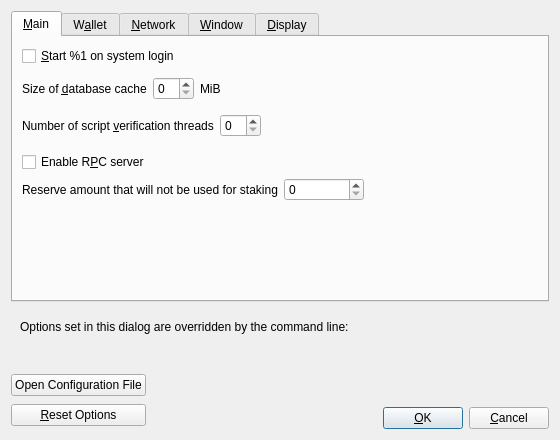
<?xml version="1.0" encoding="UTF-8"?>
<ui version="4.0">
 <class>OptionsDialog</class>
 <widget class="QDialog" name="OptionsDialog">
  <property name="geometry">
   <rect>
    <x>0</x>
    <y>0</y>
    <width>560</width>
    <height>440</height>
   </rect>
  </property>
  <property name="windowTitle">
   <string>Options</string>
  </property>
  <property name="modal">
   <bool>true</bool>
  </property>
  <layout class="QVBoxLayout" name="verticalLayout">
   <item>
    <widget class="QTabWidget" name="tabWidget">
     <property name="currentIndex">
      <number>0</number>
     </property>
     <widget class="QWidget" name="tabMain">
      <attribute name="title">
       <string>&amp;Main</string>
      </attribute>
      <layout class="QVBoxLayout" name="verticalLayout_Main">
       <item>
        <widget class="QCheckBox" name="bitcoinAtStartup">
         <property name="toolTip">
          <string>Automatically start %1 after logging in to the system.</string>
         </property>
         <property name="text">
          <string>&amp;Start %1 on system login</string>
         </property>
        </widget>
       </item>
       <item>
        <spacer name="horizontalSpacer_0_Main">
         <property name="orientation">
          <enum>Qt::Horizontal</enum>
         </property>
         <property name="sizeHint" stdset="0">
          <size>
           <width>40</width>
           <height>5</height>
          </size>
         </property>
        </spacer>
       </item>
       <item>
        <layout class="QHBoxLayout" name="horizontalLayout_2_Main">
         <item>
          <widget class="QLabel" name="databaseCacheLabel">
           <property name="toolTip">
            <string extracomment="Tooltip text for Options window setting that sets the size of the database cache. Explains the corresponding effects of increasing/decreasing this value.">Maximum database cache size. A larger cache can contribute to faster sync, after which the benefit is less pronounced for most use cases. Lowering the cache size will reduce memory usage. Unused mempool memory is shared for this cache.</string>
           </property>
           <property name="text">
            <string>Size of &amp;database cache</string>
           </property>
           <property name="textFormat">
            <enum>Qt::PlainText</enum>
           </property>
           <property name="buddy">
            <cstring>databaseCache</cstring>
           </property>
          </widget>
         </item>
         <item>
          <widget class="QSpinBox" name="databaseCache"/>
         </item>
         <item>
          <widget class="QLabel" name="databaseCacheUnitLabel">
           <property name="text">
            <string>MiB</string>
           </property>
           <property name="textFormat">
            <enum>Qt::PlainText</enum>
           </property>
          </widget>
         </item>
         <item>
          <spacer name="horizontalSpacer_2_Main">
           <property name="orientation">
            <enum>Qt::Horizontal</enum>
           </property>
           <property name="sizeHint" stdset="0">
            <size>
             <width>40</width>
             <height>20</height>
            </size>
           </property>
          </spacer>
         </item>
        </layout>
       </item>
       <item>
        <layout class="QHBoxLayout" name="horizontalLayout_Main_VerifyLabel">
         <item>
          <widget class="QLabel" name="threadsScriptVerifLabel">
           <property name="toolTip">
            <string extracomment="Tooltip text for Options window setting that sets the number of script verification threads. Explains that negative values mean to leave these many cores free to the system.">Set the number of script verification threads. Negative values correspond to the number of cores you want to leave free to the system.</string>
           </property>
           <property name="text">
            <string>Number of script &amp;verification threads</string>
           </property>
           <property name="textFormat">
            <enum>Qt::PlainText</enum>
           </property>
           <property name="buddy">
            <cstring>threadsScriptVerif</cstring>
           </property>
          </widget>
         </item>
         <item>
          <widget class="QSpinBox" name="threadsScriptVerif">
           <property name="toolTip">
            <string>(0 = auto, &lt;0 = leave that many cores free)</string>
           </property>
          </widget>
         </item>
         <item>
          <spacer name="horizontalSpacer_Main_Threads">
           <property name="orientation">
            <enum>Qt::Horizontal</enum>
           </property>
           <property name="sizeHint" stdset="0">
            <size>
             <width>40</width>
             <height>40</height>
            </size>
           </property>
          </spacer>
         </item>
        </layout>
       </item>
       <item>
       <widget class="QCheckBox" name="enableServer">
         <property name="toolTip">
          <string extracomment="Tooltip text for Options window setting that enables the RPC server.">This allows you or a third party tool to communicate with the node through command-line and JSON-RPC commands.</string>
         </property>
         <property name="text">
          <string extracomment="An Options window setting to enable the RPC server.">Enable R&amp;PC server</string>
         </property>
        </widget>
       </item>
       <item>
        <layout class="QHBoxLayout" name="horizontalLayout_Main_ReserveBalanceLabel">
         <item>
          <widget class="QLabel" name="reserveBalanceLabel">
           <property name="text">
            <string>Reserve amount that will not be used for staking</string>
           </property>
           <property name="textFormat">
            <enum>Qt::PlainText</enum>
           </property>
           <property name="buddy">
            <cstring>reserveBalance</cstring>
           </property>
          </widget>
         </item>
         <item>
          <widget class="BitcoinAmountField" name="reserveBalance">
           <property name="sizePolicy">
             <sizepolicy hsizetype="Fixed" vsizetype="Fixed">
             <horstretch>0</horstretch>
             <verstretch>0</verstretch>
             </sizepolicy>
           </property>
           <property name="minimumSize">
             <size>
             <width>80</width>
             <height>0</height>
             </size>
           </property>
           <property name="maximumSize">
             <size>
             <width>1000</width>
             <height>100</height>
             </size>
           </property>
           <property name="toolTip">
            <string>Reserve amount that will not be used for staking</string>
           </property>
          </widget>
         </item>
         <item>
          <spacer name="horizontalSpacer_Main_ReserveBalance">
           <property name="orientation">
            <enum>Qt::Horizontal</enum>
           </property>
           <property name="sizeHint" stdset="0">
            <size>
             <width>40</width>
             <height>20</height>
            </size>
           </property>
          </spacer>
         </item>
        </layout>
       </item>
       <item>
        <spacer name="verticalSpacer_Main">
         <property name="orientation">
          <enum>Qt::Vertical</enum>
         </property>
         <property name="sizeHint" stdset="0">
          <size>
           <width>20</width>
           <height>40</height>
          </size>
         </property>
        </spacer>
       </item>
      </layout>
     </widget>
     <widget class="QWidget" name="tabWallet">
      <attribute name="title">
       <string>W&amp;allet</string>
      </attribute>
      <layout class="QVBoxLayout" name="verticalLayout_Wallet">
       <item>
        <widget class="QCheckBox" name="subFeeFromAmount">
         <property name="toolTip">
          <string extracomment="Tooltip text for Options window setting that sets subtracting the fee from a sending amount as default.">Whether to set subtract fee from amount as default or not.</string>
         </property>
         <property name="text">
          <string extracomment="An Options window setting to set subtracting the fee from a sending amount as default.">Subtract &amp;fee from amount by default</string>
         </property>
        </widget>
       </item>
       <item>
        <widget class="QGroupBox" name="groupBox">
         <property name="title">
          <string>Expert</string>
         </property>
         <layout class="QVBoxLayout" name="verticalLayout_2">
          <item>
           <widget class="QCheckBox" name="coinControlFeatures">
            <property name="toolTip">
             <string>Whether to show coin control features or not.</string>
            </property>
            <property name="text">
             <string>Enable coin &amp;control features</string>
            </property>
           </widget>
          </item>
          <item>
           <widget class="QCheckBox" name="spendZeroConfChange">
            <property name="toolTip">
             <string>If you disable the spending of unconfirmed change, the change from a transaction cannot be used until that transaction has at least one confirmation. This also affects how your balance is computed.</string>
            </property>
            <property name="text">
             <string>&amp;Spend unconfirmed change</string>
            </property>
           </widget>
          </item>
          <item>
           <widget class="QCheckBox" name="m_enable_psbt_controls">
            <property name="text">
             <string extracomment="An options window setting to enable PSBT controls.">Enable &amp;PSBT controls</string>
            </property>
            <property name="toolTip">
             <string extracomment="Tooltip text for options window setting that enables PSBT controls.">Whether to show PSBT controls.</string>
            </property>
           </widget>
          </item>
         </layout>
        </widget>
       </item>
       <item>
        <widget class="QGroupBox" name="groupBoxHww">
         <property name="title">
          <string>External Signer (e.g. hardware wallet)</string>
         </property>
         <layout class="QVBoxLayout" name="verticalLayoutHww">
          <item>
           <layout class="QHBoxLayout" name="horizontalLayoutHww">
            <item>
             <widget class="QLabel" name="externalSignerPathLabel">
              <property name="text">
               <string>&amp;External signer script path</string>
              </property>
              <property name="buddy">
               <cstring>externalSignerPath</cstring>
              </property>
             </widget>
            </item>
            <item>
             <widget class="QLineEdit" name="externalSignerPath">
              <property name="toolTip">
               <string>Full path to a %1 compatible script (e.g. C:\Downloads\hwi.exe or /Users/you/Downloads/hwi.py). Beware: malware can steal your coins!</string>
              </property>
             </widget>
            </item>
           </layout>
          </item>
         </layout>
        </widget>
       </item>
       <item>
        <spacer name="verticalSpacer_Wallet">
         <property name="orientation">
          <enum>Qt::Vertical</enum>
         </property>
         <property name="sizeHint" stdset="0">
          <size>
           <width>20</width>
           <height>40</height>
          </size>
         </property>
        </spacer>
       </item>
      </layout>
     </widget>
     <widget class="QWidget" name="tabNetwork">
      <attribute name="title">
       <string>&amp;Network</string>
      </attribute>
      <layout class="QVBoxLayout" name="verticalLayout_Network">
       <item>
        <widget class="QCheckBox" name="mapPortUpnp">
         <property name="toolTip">
          <string>Automatically open the trollcoin client port on the router. This only works when your router supports UPnP and it is enabled.</string>
         </property>
         <property name="text">
          <string>Map port using &amp;UPnP</string>
         </property>
        </widget>
       </item>
       <item>
        <widget class="QCheckBox" name="mapPortNatpmp">
         <property name="toolTip">
          <string>Automatically open the TrollCoin client port on the router. This only works when your router supports NAT-PMP and it is enabled. The external port could be random.</string>
         </property>
         <property name="text">
          <string>Map port using NA&amp;T-PMP</string>
         </property>
        </widget>
       </item>
       <item>
        <widget class="QCheckBox" name="allowIncoming">
         <property name="toolTip">
          <string>Accept connections from outside.</string>
         </property>
         <property name="text">
          <string>Allow incomin&amp;g connections</string>
         </property>
        </widget>
       </item>
       <item>
        <widget class="QCheckBox" name="connectSocks">
         <property name="toolTip">
          <string>Connect to the TrollCoin network through a SOCKS5 proxy.</string>
         </property>
         <property name="text">
          <string>&amp;Connect through SOCKS5 proxy (default proxy):</string>
         </property>
        </widget>
       </item>
       <item>
        <layout class="QHBoxLayout" name="horizontalLayout_1_Network">
         <item>
          <widget class="QLabel" name="proxyIpLabel">
           <property name="text">
            <string>Proxy &amp;IP:</string>
           </property>
           <property name="textFormat">
            <enum>Qt::PlainText</enum>
           </property>
           <property name="buddy">
            <cstring>proxyIp</cstring>
           </property>
          </widget>
         </item>
         <item>
          <widget class="QValidatedLineEdit" name="proxyIp">
           <property name="minimumSize">
            <size>
             <width>140</width>
             <height>0</height>
            </size>
           </property>
           <property name="maximumSize">
            <size>
             <width>140</width>
             <height>16777215</height>
            </size>
           </property>
           <property name="toolTip">
            <string>IP address of the proxy (e.g. IPv4: 127.0.0.1 / IPv6: ::1)</string>
           </property>
          </widget>
         </item>
         <item>
          <widget class="QLabel" name="proxyPortLabel">
           <property name="text">
            <string>&amp;Port:</string>
           </property>
           <property name="textFormat">
            <enum>Qt::PlainText</enum>
           </property>
           <property name="buddy">
            <cstring>proxyPort</cstring>
           </property>
          </widget>
         </item>
         <item>
          <widget class="QLineEdit" name="proxyPort">
           <property name="minimumSize">
            <size>
             <width>55</width>
             <height>0</height>
            </size>
           </property>
           <property name="maximumSize">
            <size>
             <width>55</width>
             <height>16777215</height>
            </size>
           </property>
           <property name="toolTip">
            <string>Port of the proxy (e.g. 9050)</string>
           </property>
          </widget>
         </item>
         <item>
          <spacer name="horizontalSpacer_1_Network">
           <property name="orientation">
            <enum>Qt::Horizontal</enum>
           </property>
           <property name="sizeHint" stdset="0">
            <size>
             <width>40</width>
             <height>20</height>
            </size>
           </property>
          </spacer>
         </item>
        </layout>
       </item>
       <item>
        <layout class="QHBoxLayout" name="horizontalLayout_2_Network">
         <item>
          <widget class="QLabel" name="proxyActiveNets">
           <property name="text">
            <string>Used for reaching peers via:</string>
           </property>
           <property name="textFormat">
            <enum>Qt::PlainText</enum>
           </property>
          </widget>
         </item>
         <item>
          <widget class="QCheckBox" name="proxyReachIPv4">
           <property name="enabled">
            <bool>false</bool>
           </property>
           <property name="toolTip">
            <string>Shows if the supplied default SOCKS5 proxy is used to reach peers via this network type.</string>
           </property>
           <property name="text">
            <string/>
           </property>
          </widget>
         </item>
         <item>
          <widget class="QLabel" name="proxyReachIPv4Label">
           <property name="text">
            <string>IPv4</string>
           </property>
           <property name="textFormat">
            <enum>Qt::PlainText</enum>
           </property>
          </widget>
         </item>
         <item>
          <widget class="QCheckBox" name="proxyReachIPv6">
           <property name="enabled">
            <bool>false</bool>
           </property>
           <property name="toolTip">
            <string>Shows if the supplied default SOCKS5 proxy is used to reach peers via this network type.</string>
           </property>
           <property name="text">
            <string/>
           </property>
          </widget>
         </item>
         <item>
          <widget class="QLabel" name="proxyReachIPv6Label">
           <property name="text">
            <string>IPv6</string>
           </property>
           <property name="textFormat">
            <enum>Qt::PlainText</enum>
           </property>
          </widget>
         </item>
         <item>
          <widget class="QCheckBox" name="proxyReachTor">
           <property name="enabled">
            <bool>false</bool>
           </property>
           <property name="toolTip">
            <string>Shows if the supplied default SOCKS5 proxy is used to reach peers via this network type.</string>
           </property>
           <property name="text">
            <string/>
           </property>
          </widget>
         </item>
         <item>
          <widget class="QLabel" name="proxyReachTorLabel">
           <property name="text">
            <string>Tor</string>
           </property>
           <property name="textFormat">
            <enum>Qt::PlainText</enum>
           </property>
          </widget>
         </item>
         <item>
          <spacer name="horizontalSpacer_2_Network">
           <property name="orientation">
            <enum>Qt::Horizontal</enum>
           </property>
           <property name="sizeHint" stdset="0">
            <size>
             <width>40</width>
             <height>20</height>
            </size>
           </property>
          </spacer>
         </item>
        </layout>
       </item>
       <item>
        <widget class="QCheckBox" name="connectSocksTor">
         <property name="toolTip">
          <string>Connect to the TrollCoin network through a separate SOCKS5 proxy for Tor onion services.</string>
         </property>
         <property name="text">
          <string>Use separate SOCKS&amp;5 proxy to reach peers via Tor onion services:</string>
         </property>
        </widget>
       </item>
       <item>
        <layout class="QHBoxLayout" name="horizontalLayout_3_Network">
         <item>
          <widget class="QLabel" name="proxyIpTorLabel">
           <property name="text">
            <string>Proxy &amp;IP:</string>
           </property>
           <property name="textFormat">
            <enum>Qt::PlainText</enum>
           </property>
           <property name="buddy">
            <cstring>proxyIpTor</cstring>
           </property>
          </widget>
         </item>
         <item>
          <widget class="QValidatedLineEdit" name="proxyIpTor">
           <property name="minimumSize">
            <size>
             <width>140</width>
             <height>0</height>
            </size>
           </property>
           <property name="maximumSize">
            <size>
             <width>140</width>
             <height>16777215</height>
            </size>
           </property>
           <property name="toolTip">
            <string>IP address of the proxy (e.g. IPv4: 127.0.0.1 / IPv6: ::1)</string>
           </property>
          </widget>
         </item>
         <item>
          <widget class="QLabel" name="proxyPortTorLabel">
           <property name="text">
            <string>&amp;Port:</string>
           </property>
           <property name="textFormat">
            <enum>Qt::PlainText</enum>
           </property>
           <property name="buddy">
            <cstring>proxyPortTor</cstring>
           </property>
          </widget>
         </item>
         <item>
          <widget class="QLineEdit" name="proxyPortTor">
           <property name="minimumSize">
            <size>
             <width>55</width>
             <height>0</height>
            </size>
           </property>
           <property name="maximumSize">
            <size>
             <width>55</width>
             <height>16777215</height>
            </size>
           </property>
           <property name="toolTip">
            <string>Port of the proxy (e.g. 9050)</string>
           </property>
          </widget>
         </item>
         <item>
          <spacer name="horizontalSpacer_4_Network">
           <property name="orientation">
            <enum>Qt::Horizontal</enum>
           </property>
           <property name="sizeHint" stdset="0">
            <size>
             <width>40</width>
             <height>20</height>
            </size>
           </property>
          </spacer>
         </item>
        </layout>
       </item>
       <item>
        <spacer name="verticalSpacer_Network">
         <property name="orientation">
          <enum>Qt::Vertical</enum>
         </property>
         <property name="sizeHint" stdset="0">
          <size>
           <width>20</width>
           <height>40</height>
          </size>
         </property>
        </spacer>
       </item>
      </layout>
     </widget>
     <widget class="QWidget" name="tabWindow">
      <attribute name="title">
       <string>&amp;Window</string>
      </attribute>
      <layout class="QVBoxLayout" name="verticalLayout_Window">
       <item>
        <widget class="QCheckBox" name="showTrayIcon">
         <property name="toolTip">
          <string>Show the icon in the system tray.</string>
         </property>
         <property name="text">
          <string>&amp;Show tray icon</string>
         </property>
         <property name="checked">
          <bool>true</bool>
         </property>
        </widget>
       </item>
       <item>
        <widget class="QCheckBox" name="minimizeToTray">
         <property name="toolTip">
          <string>Show only a tray icon after minimizing the window.</string>
         </property>
         <property name="text">
          <string>&amp;Minimize to the tray instead of the taskbar</string>
         </property>
        </widget>
       </item>
       <item>
        <widget class="QCheckBox" name="minimizeOnClose">
         <property name="toolTip">
          <string>Minimize instead of exit the application when the window is closed. When this option is enabled, the application will be closed only after selecting Exit in the menu.</string>
         </property>
         <property name="text">
          <string>M&amp;inimize on close</string>
         </property>
        </widget>
       </item>
       <item>
        <spacer name="verticalSpacer_Window">
         <property name="orientation">
          <enum>Qt::Vertical</enum>
         </property>
         <property name="sizeHint" stdset="0">
          <size>
           <width>20</width>
           <height>40</height>
          </size>
         </property>
        </spacer>
       </item>
      </layout>
     </widget>
     <widget class="QWidget" name="tabDisplay">
      <attribute name="title">
       <string>&amp;Display</string>
      </attribute>
      <layout class="QVBoxLayout" name="verticalLayout_Display">
       <item>
        <layout class="QHBoxLayout" name="horizontalLayout_1_Display">
         <item>
          <widget class="QLabel" name="langLabel">
           <property name="text">
            <string>User Interface &amp;language:</string>
           </property>
           <property name="textFormat">
            <enum>Qt::PlainText</enum>
           </property>
           <property name="buddy">
            <cstring>lang</cstring>
           </property>
          </widget>
         </item>
         <item>
          <widget class="QValueComboBox" name="lang">
           <property name="toolTip">
            <string>The user interface language can be set here. This setting will take effect after restarting %1.</string>
           </property>
          </widget>
         </item>
        </layout>
       </item>
       <item>
        <layout class="QHBoxLayout" name="horizontalLayout_2_Display">
         <item>
          <widget class="QLabel" name="unitLabel">
           <property name="text">
            <string>&amp;Unit to show amounts in:</string>
           </property>
           <property name="textFormat">
            <enum>Qt::PlainText</enum>
           </property>
           <property name="buddy">
            <cstring>unit</cstring>
           </property>
          </widget>
         </item>
         <item>
          <widget class="QValueComboBox" name="unit">
           <property name="toolTip">
            <string>Choose the default subdivision unit to show in the interface and when sending coins.</string>
           </property>
          </widget>
         </item>
        </layout>
       </item>
       <item>
        <layout class="QHBoxLayout" name="horizontalLayout_3_Display">
         <item>
          <widget class="QLabel" name="thirdPartyTxUrlsLabel">
           <property name="toolTip">
            <string>Third-party URLs (e.g. a block explorer) that appear in the transactions tab as context menu items. %s in the URL is replaced by transaction hash. Multiple URLs are separated by vertical bar |.</string>
           </property>
           <property name="text">
            <string>&amp;Third-party transaction URLs</string>
           </property>
           <property name="buddy">
            <cstring>thirdPartyTxUrls</cstring>
           </property>
          </widget>
         </item>
         <item>
          <widget class="QLineEdit" name="thirdPartyTxUrls">
           <property name="toolTip">
            <string>Third-party URLs (e.g. a block explorer) that appear in the transactions tab as context menu items. %s in the URL is replaced by transaction hash. Multiple URLs are separated by vertical bar |.</string>
           </property>
           <property name="placeholderText">
            <string notr="true">https://example.com/tx/%s</string>
           </property>
          </widget>
         </item>
        </layout>
       </item>
       <item>
        <widget class="QGroupBox" name="font_groupBox">
         <property name="title">
          <string>Monospaced font in the Overview tab:</string>
         </property>
         <layout class="QVBoxLayout" name="font_verticalLayout">
          <item>
           <layout class="QHBoxLayout" name="embeddedFont_horizontalLayout">
            <item>
             <widget class="QRadioButton" name="embeddedFont_radioButton">
              <property name="text">
               <string>embedded &quot;%1&quot;</string>
              </property>
             </widget>
            </item>
            <item>
             <spacer name="embeddedFont_horizontalSpacer">
              <property name="orientation">
               <enum>Qt::Horizontal</enum>
              </property>
              <property name="sizeHint" stdset="0">
               <size>
                <width>40</width>
                <height>20</height>
               </size>
              </property>
             </spacer>
            </item>
            <item>
             <layout class="QVBoxLayout" name="embeddedFont_verticalLayout">
              <item>
               <widget class="QLabel" name="embeddedFont_label_1">
                <property name="text">
                 <string notr="true">111.11111111 TROLL</string>
                </property>
               </widget>
              </item>
              <item>
               <widget class="QLabel" name="embeddedFont_label_9">
                <property name="text">
                 <string notr="true">909.09090909 TROLL</string>
                </property>
               </widget>
              </item>
             </layout>
            </item>
           </layout>
          </item>
          <item>
           <widget class="Line" name="font_line">
            <property name="orientation">
             <enum>Qt::Horizontal</enum>
            </property>
           </widget>
          </item>
          <item>
           <layout class="QHBoxLayout" name="systemFont_horizontalLayout">
            <item>
             <widget class="QRadioButton" name="systemFont_radioButton">
              <property name="text">
               <string>closest matching &quot;%1&quot;</string>
              </property>
             </widget>
            </item>
            <item>
             <spacer name="systemFont_horizontalSpacer">
              <property name="orientation">
               <enum>Qt::Horizontal</enum>
              </property>
              <property name="sizeHint" stdset="0">
               <size>
                <width>40</width>
                <height>20</height>
               </size>
              </property>
             </spacer>
            </item>
            <item>
             <layout class="QVBoxLayout" name="systemFont_verticalLayout">
              <item>
               <widget class="QLabel" name="systemFont_label_1">
                <property name="text">
                 <string notr="true">111.11111111 TROLL</string>
                </property>
               </widget>
              </item>
              <item>
               <widget class="QLabel" name="systemFont_label_9">
                <property name="text">
                 <string notr="true">909.09090909 TROLL</string>
                </property>
               </widget>
              </item>
             </layout>
            </item>
           </layout>
          </item>
         </layout>
        </widget>
       </item>
       <item>
        <spacer name="verticalSpacer_Display">
         <property name="orientation">
          <enum>Qt::Vertical</enum>
         </property>
         <property name="sizeHint" stdset="0">
          <size>
           <width>20</width>
           <height>40</height>
          </size>
         </property>
        </spacer>
       </item>
      </layout>
     </widget>
    </widget>
   </item>
   <item>
    <widget class="QFrame" name="frame">
     <layout class="QVBoxLayout" name="verticalLayout_Bottom">
      <item>
       <layout class="QHBoxLayout" name="horizontalLayout_Bottom">
        <item>
         <widget class="QLabel" name="overriddenByCommandLineInfoLabel">
          <property name="text">
           <string>Options set in this dialog are overridden by the command line:</string>
          </property>
          <property name="textFormat">
           <enum>Qt::PlainText</enum>
          </property>
         </widget>
        </item>
        <item>
         <spacer name="horizontalSpacer_Bottom">
          <property name="orientation">
           <enum>Qt::Horizontal</enum>
          </property>
          <property name="sizeHint" stdset="0">
           <size>
            <width>40</width>
            <height>20</height>
           </size>
          </property>
         </spacer>
        </item>
       </layout>
      </item>
      <item>
       <widget class="QLabel" name="overriddenByCommandLineLabel">
        <property name="text">
         <string/>
        </property>
        <property name="textFormat">
         <enum>Qt::PlainText</enum>
        </property>
        <property name="wordWrap">
         <bool>true</bool>
        </property>
       </widget>
      </item>
     </layout>
    </widget>
   </item>
   <item>
    <layout class="QHBoxLayout" name="horizontalLayout_Buttons">
     <item>
      <layout class="QVBoxLayout" name="verticalLayout_Buttons">
       <item>
        <widget class="QPushButton" name="openBitcoinConfButton">
         <property name="toolTip">
          <string>Open the %1 configuration file from the working directory.</string>
         </property>
         <property name="text">
          <string>Open Configuration File</string>
         </property>
         <property name="autoDefault">
          <bool>false</bool>
         </property>
        </widget>
       </item>
       <item>
        <widget class="QPushButton" name="resetButton">
         <property name="toolTip">
          <string>Reset all client options to default.</string>
         </property>
         <property name="text">
          <string>&amp;Reset Options</string>
         </property>
         <property name="autoDefault">
          <bool>false</bool>
         </property>
        </widget>
       </item>
      </layout>
     </item>
     <item>
      <spacer name="horizontalSpacer_1">
       <property name="orientation">
        <enum>Qt::Horizontal</enum>
       </property>
       <property name="sizeHint" stdset="0">
        <size>
         <width>40</width>
         <height>48</height>
        </size>
       </property>
      </spacer>
     </item>
     <item>
      <widget class="QLabel" name="statusLabel">
       <property name="minimumSize">
        <size>
         <width>200</width>
         <height>0</height>
        </size>
       </property>
       <property name="font">
        <font>
         <weight>75</weight>
         <bold>true</bold>
        </font>
       </property>
       <property name="text">
        <string/>
       </property>
       <property name="textFormat">
        <enum>Qt::PlainText</enum>
       </property>
       <property name="wordWrap">
        <bool>true</bool>
       </property>
      </widget>
     </item>
     <item>
      <spacer name="horizontalSpacer_2">
       <property name="orientation">
        <enum>Qt::Horizontal</enum>
       </property>
       <property name="sizeHint" stdset="0">
        <size>
         <width>40</width>
         <height>48</height>
        </size>
       </property>
      </spacer>
     </item>
     <item>
      <layout class="QVBoxLayout" name="verticalLayout_4">
       <item>
        <spacer name="verticalSpacer">
         <property name="orientation">
          <enum>Qt::Vertical</enum>
         </property>
         <property name="sizeHint" stdset="0">
          <size>
           <width>20</width>
           <height>40</height>
          </size>
         </property>
        </spacer>
       </item>
       <item>
        <layout class="QHBoxLayout" name="horizontalLayout">
         <item>
          <widget class="QPushButton" name="okButton">
           <property name="text">
            <string>&amp;OK</string>
           </property>
           <property name="autoDefault">
            <bool>false</bool>
           </property>
           <property name="default">
            <bool>true</bool>
           </property>
          </widget>
         </item>
         <item>
          <widget class="QPushButton" name="cancelButton">
           <property name="text">
            <string>&amp;Cancel</string>
           </property>
           <property name="autoDefault">
            <bool>false</bool>
           </property>
          </widget>
         </item>
        </layout>
       </item>
      </layout>
     </item>
    </layout>
   </item>
  </layout>
 </widget>
 <customwidgets>
  <customwidget>
   <class>QValidatedLineEdit</class>
   <extends>QLineEdit</extends>
   <header>qt/qvalidatedlineedit.h</header>
  </customwidget>
  <customwidget>
   <class>QValueComboBox</class>
   <extends>QComboBox</extends>
   <header>qt/qvaluecombobox.h</header>
  </customwidget>
  <customwidget>
   <class>BitcoinAmountField</class>
   <extends>QSpinBox</extends>
   <header>qt/bitcoinamountfield.h</header>
  </customwidget>
 </customwidgets>
 <resources/>
 <connections/>
</ui>
